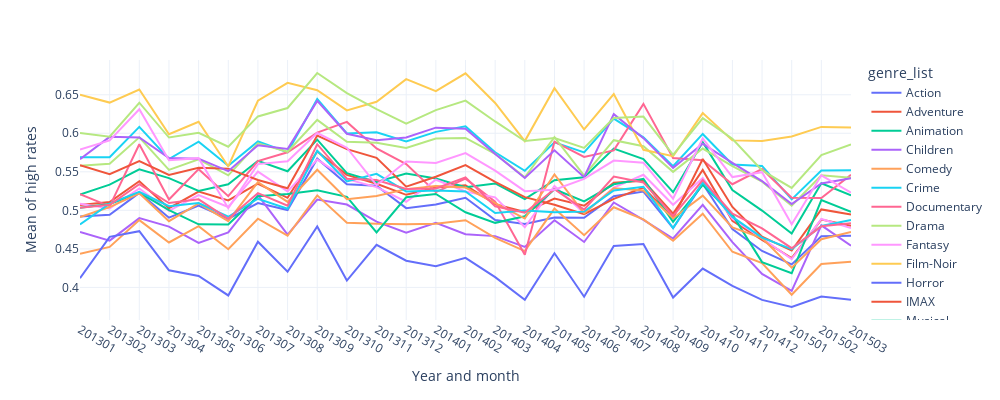

Notebook code cell kept with this figure:
### Code cell
genre_ratings['year_month'] = genre_ratings.year_month.astype(str)

fig = px.line(genre_ratings[genre_ratings["genre_list"]!="(no genres listed)"], x='year_month', y='mean_rating', color="genre_list",
              line_group="genre_list", hover_name="count", height=400,width = 1000,
labels={'mean_rating':'Mean of high rates','year_month':'Year and month'},
template=theme)
fig.update_traces(marker_color=k_colors[1])
fig.show()
